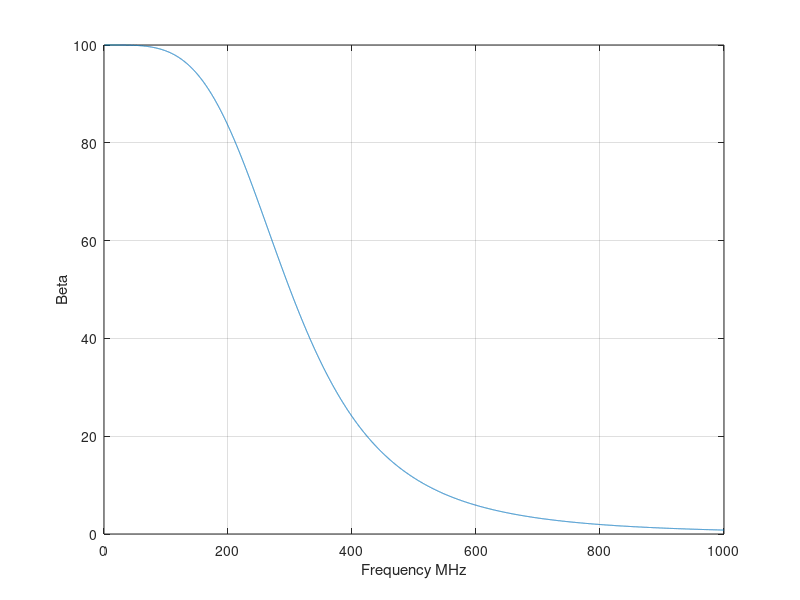

Source code (MATLAB):
bn = 100;
ft= 3000;
f = 1:0.1:(1000);

h= (f./ft);

bf= bn./(1+((j*bn.*h.*f)./ft));
Y = imag(bf);
plot(f,bf);
xlabel('Frequency MHz')
ylabel('Beta')
hold on; grid on;
%plot(f,Y,'r')

